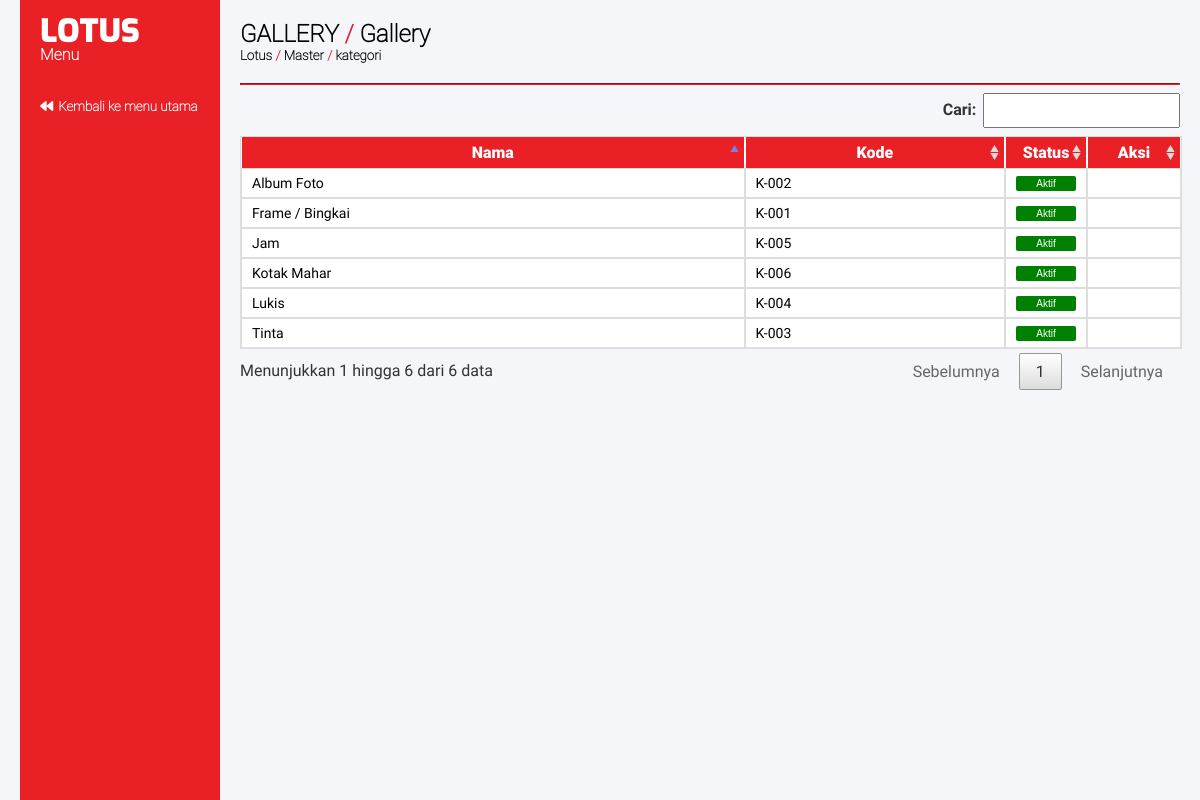
The app's page /kategori.php (signed in) with its own data.
### tables this page shows
CREATE TABLE `karyawan` (
  `karyawan_id` int(11) NOT NULL,
  `karyawan_nama` varchar(100) NOT NULL,
  `karyawan_user` varchar(12) NOT NULL,
  `karyawan_pass` varchar(50) NOT NULL,
  `karyawan_iplokasi` varchar(30) DEFAULT NULL,
  `karyawan_job` varchar(20) DEFAULT NULL,
  `hakakses_level` tinyint(1) NOT NULL,
  `karyawan_ktp` varchar(17) DEFAULT NULL,
  `karyawan_nohp` varchar(100) DEFAULT NULL,
  `karyawan_gbulanan` double DEFAULT NULL,
  `karyawan_gharian` double DEFAULT NULL,
  `karyawan_status` tinyint(1) DEFAULT NULL,
  `karyawan_opid` int(11) DEFAULT NULL,
  `karyawan_tdiubah` datetime DEFAULT NULL,
  `karyawan_alamat` varchar(255) DEFAULT NULL
);

CREATE TABLE `kategori` (
  `kategori_id` int(11) NOT NULL,
  `kategori_kode` varchar(10) NOT NULL,
  `kategori_nama` varchar(100) NOT NULL,
  `kategori_status` tinyint(1) NOT NULL,
  `kategori_opid` int(11) DEFAULT NULL,
  `kategori_tdiubah` datetime NOT NULL
);

### library/session.php (called while the page is built, shortened)
<?php
    include('library/config.php');
    $user_check = $_SESSION['login_user'];
    $ses_sql = mysqli_query($db,"select * from karyawan where karyawan_user = '$user_check' ");
    $row = mysqli_fetch_array($ses_sql,MYSQLI_ASSOC);
    $usernamalengkap    = $row['karyawan_nama'];
    $userjob            = $row['karyawan_job'];
?>

### kategori.php (the view, shortened to what this page needs)
<?php
   include('library/session.php');
?>
<html>
<head>
    <link rel="stylesheet" type="text/css" href="style/style.css">
    <link rel="stylesheet" type="text/css" href="style/style2.css">
    <link rel="stylesheet" type="text/css" href="css/fontawesome.css">
    <link rel="stylesheet" type="text/css" href="css/solid.css">
    <link rel="stylesheet" type="text/css" href="css/jquery.dataTables.min.css">
</head>
<body>
    <div class="spacer"></div>
    <?php
        include('library/submenusidebar.php');
    ?>
    <div class="menudisplaycontainer">
        <div class="navcontainer">
            <div class="navleft">
                <h2 class="headnavigation"><?php echo strtoupper("$userjob") ?> <redfont>/</redfont> <?php echo $usernamalengkap ?></h2>
                <h5 class="headnavigation2">Lotus <redfont>/</redfont> Master <redfont>/</redfont> kategori</h5>
            </div>
        </div>
        <hr class="hrred">
            <div class="dashcontainer1">
            <?php
                $query = "SELECT * FROM kategori";
                $search_result = filterTable($query);
                function filterTable($query)
                {
                    $connect = mysqli_connect("localhost", "root", "", "lotus");
                    $filter_Result = mysqli_query($connect, $query);
                    return $filter_Result;
                }
            ?>
            <div id="tampil-tabel">
                <div class="dcctable">
                    <table id="tabel-data">
                        <thead>
                            <tr>
                                <th>Nama</th>
                                <th>Kode</th>
                                <th>Status</th>
                                <th style="width:10%;">Aksi</th>
                            </tr>
                        </thead>
                        <tbody style="font-size: 14px!important;">
                        <?php $mulai=0; while($row = mysqli_fetch_assoc($search_result)): $mulai++; ?>
                            <tr>
                                <td><?php echo $row['kategori_nama'];?></td>
                                <td><?php echo $row['kategori_kode'];?></td>
                                <td style="width:20px; text-align:center;">
                                <form class="statuschangeform" action="librarystatus/update_statuskategori.php" method="post">
                                    <?php if ($row['kategori_status'] === '1'){echo '<input class="statusaktif" type="submit" name="" value="Aktif">';}else{echo '<input class="statusnonaktif" type="submit" name="" value="Tidak aktif">';}; ?>
                                </form>
                                </td>
                                <td style="text-align:center;"><h4>
                                    </h4>
                                </td>
                            </tr>
                        <?php endwhile;?>
                        </tbody>
                    </table>
                </div>
            </div>
        </div>
    </div>
</body>
</html>

### style/style.css (style rules this page uses)
body { margin: 0px; padding: 0px; }
h1, h2, h3, h4, h5, h6 { padding: 0px; margin: 0px; }
html, body { margin: 0; min-height: 100% !important; }
table, td { border: 1px solid #ddd !important; text-align: left; background-color:#fff; font-family:fregular !important; }
th { background-color: #EA2027; color:#fff; border-left:1px solid #fff !important; border-right:1px solid #fff !important; border-bottom:none !important; border-top:none !important; font-family:fblack !important; text-align:center; }
table { border-collapse: collapse; width: 100%; }
th, td { padding: 6px 10px !important; white-space: nowrap !important; overflow: hidden !important; text-overflow: ellipsis !important; }
td { white-space: nowrap !important; overflow: hidden !important; text-overflow: ellipsis !important; }
.statuschangeform { padding:0px !important; margin:0px !important; }
.statusaktif { padding:2px 5px; background-color:green; font-size:10px; color:#fff; text-align:center; border-radius:2px; width:60px; border:none; }
.spacer { width:20px; min-height:100%; float:left; background-color:#f5f6fa; }
.menudisplaycontainer { width: calc(100% - 260px); min-height: calc(100% - 40px); padding: 20px; background-color:#f5f6fa; float:left; }
.navcontainer { margin:0 0 20px 0; float:left; }
.navleft { float:left; }
.hrred { border-color:#EA2027; margin:0 0 5px 0!important; clear:left; }
.headnavigation, .headnavigation2, .headnavigation4 { font-family:fthin !important; color:#000; }
redfont { color:#EA2027; }
.dashcontainer1, .headnav1 { display:block; clear:left; }
.dcctable { float:left; width:100%; }
.menudisplaycontainer { width: calc(100% - 260px); min-height: calc(100% - 40px); padding: 20px; background-color: #f5f6fa; float: left; }

### style/style2.css (style rules this page uses)
[type=button]:not(:disabled), [type=reset]:not(:disabled), [type=submit]:not(:disabled), button:not(:disabled) { cursor: pointer; }

### kategori.php (style rules this page uses)
body { overflow-y: auto; }

### records on screen
karyawan: karyawan_job "GALLERY", karyawan_nama "Gallery"
kategori: kategori_nama "Frame / Bingkai", kategori_kode "K-001"
kategori: kategori_nama "Album Foto", kategori_kode "K-002"
kategori: kategori_nama "Tinta", kategori_kode "K-003"
kategori: kategori_nama "Lukis", kategori_kode "K-004"
kategori: kategori_nama "Jam", kategori_kode "K-005"
kategori: kategori_nama "Kotak Mahar", kategori_kode "K-006"
